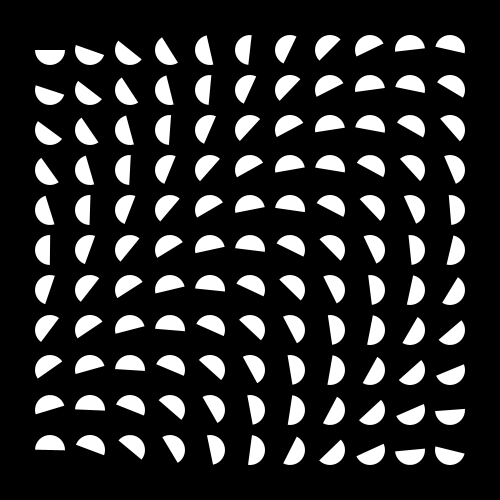
Frame 1 (no input)
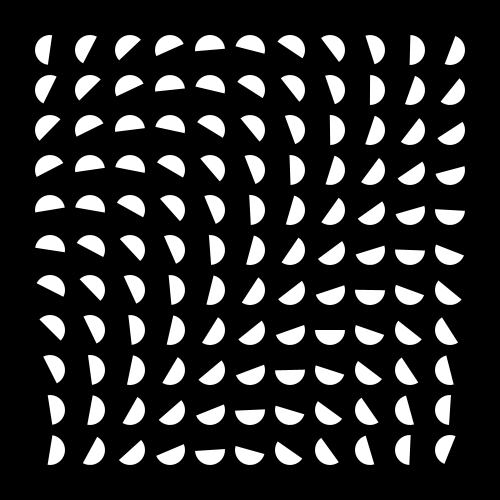
Frame 60 (the mouse pressed at the canvas centre just before this capture)
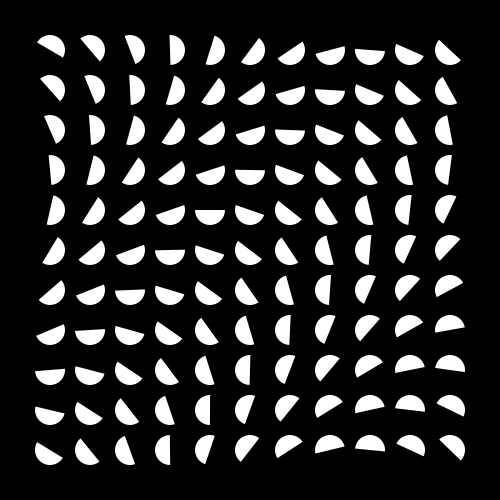
Frame 120 (the mouse held since frame 60 and released just before this capture)

The Processing sketch that drew these frames (run headless with seeded random() and noise(); from frame 60 on, the mouse is pressed at the canvas centre):

// Processing sketch: processing_38034
// ── processing_38034.pde

float spin;
void setup()
{
  size(500,500);
  smooth();
  noStroke();
  frameRate(30);
}

void draw()
{
background(0);
for(int x=50;x<=450;x+=40)
{
  for(int y=50;y<=450;y+=40)
  {
    fill(255);
    spin+=.002;
    arc(x,y,30,30,spin+0+map(x,50,450,0,PI)+map(y,50,450,0,PI),spin+PI+map(y,50,450,0,PI)+map(x,50,450,0,PI));
  }
}
}
